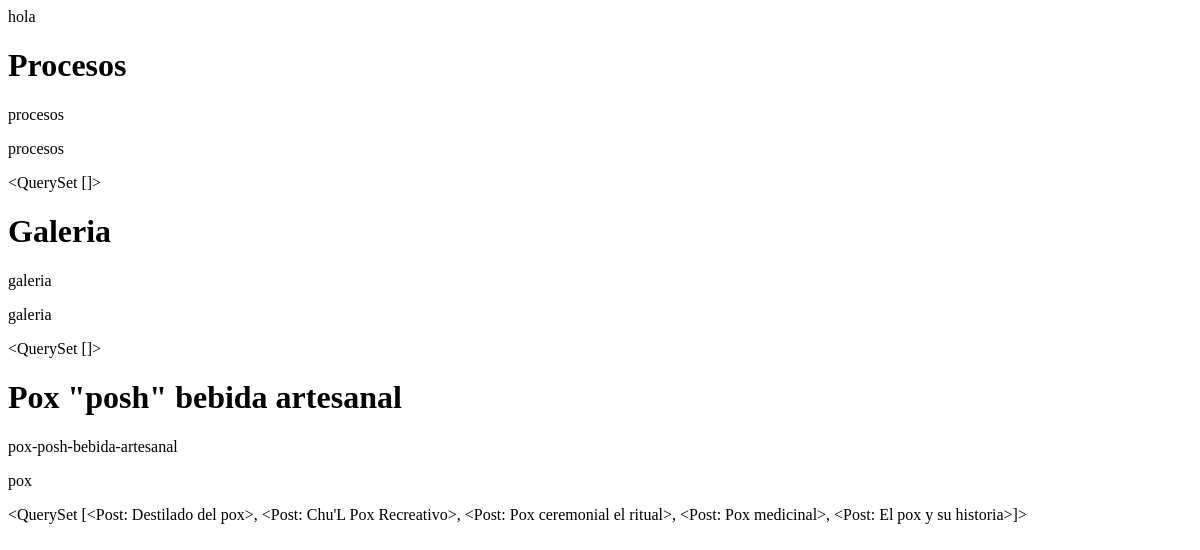
Page /pages/ on the earlier database version.
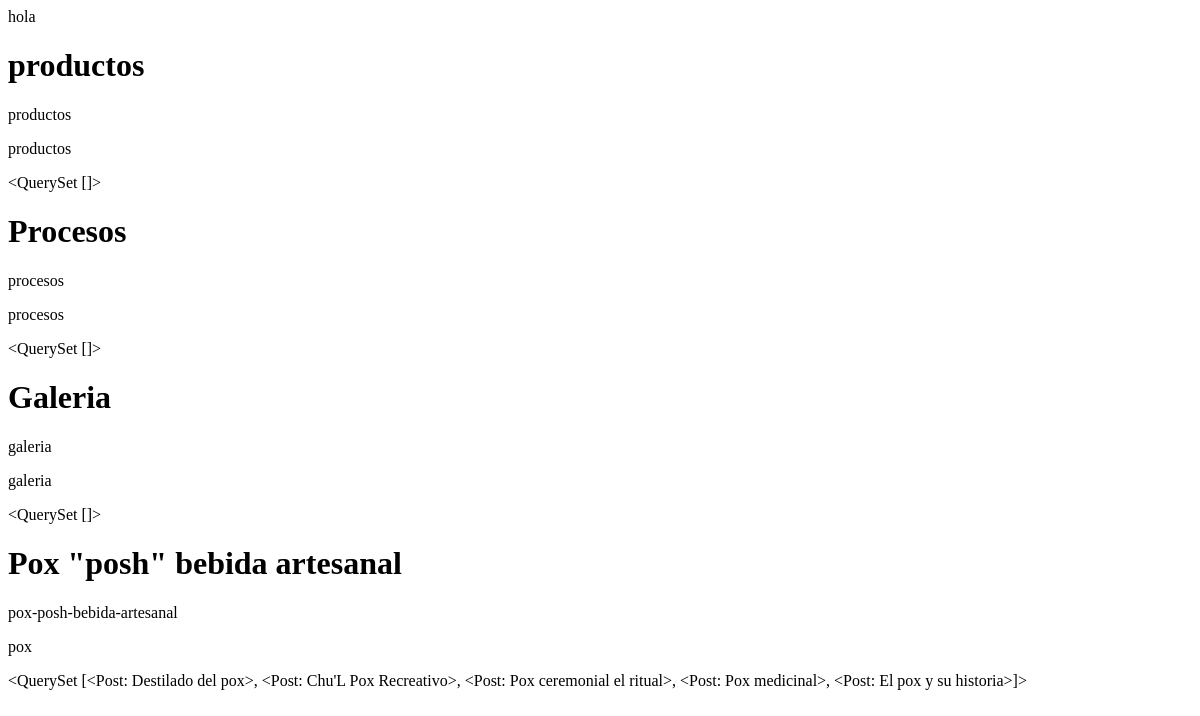
Same page on the later database version.
### blog/models.py (models this page shows, shortened)
class Page(models.Model):
    author = models.ForeignKey(User, on_delete=models.CASCADE)
    title = models.CharField(max_length=200)
    slug = models.SlugField(max_length=200, null=True, blank=True, unique=True, default='')
    category = models.CharField(max_length=50, default='')
    image_cover = models.ImageField(upload_to = 'images/', blank=True)
    text = models.TextField()
    created_date = models.DateTimeField(default=timezone.now)
    published_date = models.DateTimeField(blank=True, null=True)

class Post(models.Model):
    author = models.ForeignKey(User, on_delete=models.CASCADE)
    title = models.CharField(max_length=200)
    slug = models.SlugField(max_length=200, null=True, blank=True, unique=True, default='')
    image_cover = models.ImageField(upload_to = 'images/', blank=True)
    text = models.TextField()
    page = models.ForeignKey(Page, on_delete=models.CASCADE, related_name="posts")
    created_date = models.DateTimeField(default=timezone.now)
    published_date = models.DateTimeField(blank=True, null=True)
    def __str__(self):
        return self.title

### blog/views.py (the view)
# urls.py: path('pages/', PageList.as_view(), name='page_list'),
class PageList(ListView):
    queryset = Page.objects.filter().order_by('-created_date')
    template_name = 'blog/page_list.html'

### blog/templates/blog/page_list.html
<p>hola</p>
{% for page in object_list %}
<h1>{{ page.title }}</h1>
<p>{{ page.slug }}</p>
<p>{{ page.category }}</p>
<p>{{ page.posts.all }}</p>
{% endfor %}

Differences in the rows shown:
added Page: title "productos", slug "productos", category "productos", posts.all "<QuerySet []>"
